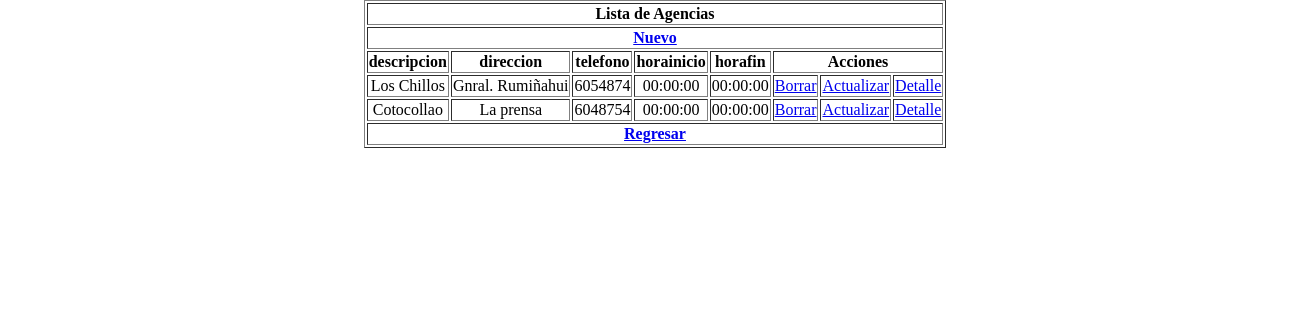
Page /agencia.php on the committed database.
### tables this page shows
CREATE TABLE `agencia` (
  `id` tinyint(3) UNSIGNED NOT NULL,
  `descripcion` varchar(30) NOT NULL,
  `direccion` varchar(100) NOT NULL,
  `telefono` varchar(15) NOT NULL,
  `horainicio` time NOT NULL,
  `horafin` time NOT NULL,
  `foto` varchar(20) NOT NULL
);

### class/class.agencia.php (the view, shortened to what this page needs)
<?php
class agencia{
	private $con;
	function __construct($cn){
		$this->con = $cn;
	}
	public function get_list(){
		$d_new = "new/0";
        $d_new_final = base64_encode($d_new);
        $d_ind = "ind/0";
        $d_new_index = base64_encode($d_ind);
		$html = '
		<table border="1" align="center">
			<tr>
				<th colspan="8">Lista de Agencias</th>
			</tr>
			<tr>
				<th colspan="8"><a href="agencia.php?d=' . $d_new_final . '">Nuevo</a></th>
			</tr>
			<tr>
				<th>descripcion</th>
				<th>direccion</th>
				<th>telefono</th>
				<th>horainicio</th>
				<th>horafin</th>
				<th colspan="3">Acciones</th>
			</tr>
			';
		$sql = "SELECT a.id, a.descripcion, a.direccion, a.telefono, a.horainicio, a.horafin
				FROM agencia a;";
		$res = $this->con->query($sql);
		$num = $res->num_rows;
        if($num != 0){
		    while($row = $res->fetch_assoc()){
				$d_del = "del/" . $row['id'];
				$d_del_final = base64_encode($d_del);
				$d_act = "act/" . $row['id'];
				$d_act_final = base64_encode($d_act);
				$d_det = "det/" . $row['id'];
				$d_det_final = base64_encode($d_det);
				$html .= '
					<tr>
						<td>' . $row['descripcion'] . '</td>
						<td>' . $row['direccion'] . '</td>
						<td>' . $row['telefono'] . '</td>
						<td>' . $row['horainicio'] . '</td>
						<td>' . $row['horafin'] . '</td>
						<td><a href="agencia.php?d=' . $d_del_final . '">Borrar</a></td>
						<td><a href="agencia.php?d=' . $d_act_final . '">Actualizar</a></td>
						<td><a href="agencia.php?d=' . $d_det_final . '">Detalle</a></td>
					</tr>
					';
		    }
		    $html .= '
					<tr><th colspan="8"><a href="index.php?d=' . $d_new_index . '">Regresar</a></th></tr>';
		}else{
			$mensaje = "Tabla Agencias" . "<br>";
            echo $this->_message_BD_Vacia($mensaje);
			echo "<br><br><br>";
		}
		$html .= '</table>';
		return $html;
	}
}
?>

### Recursos/estilos.css (style rules this page uses)
body { width:1300px; margin: 0 auto; text-align:center; }

### rows in the picture
agencia: descripcion "Los Chillos", direccion "Gnral. Rumiñahui", telefono "6054874", horainicio "00:00:00", horafin "00:00:00"
agencia: descripcion "Cotocollao", direccion "La prensa", telefono "6048754", horainicio "00:00:00", horafin "00:00:00"
